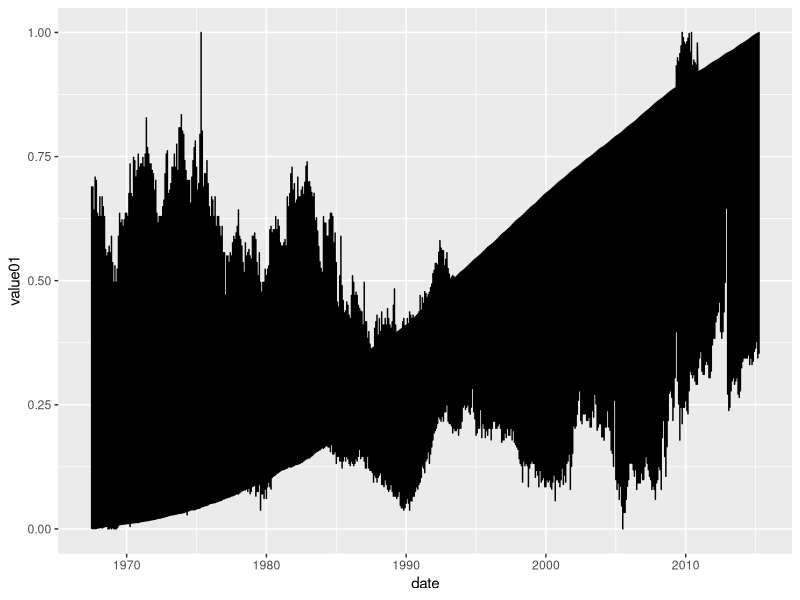

This chart was generated by the following R code: (Note: this script raises an error after producing the figure.)
## ---- chunk 1
install.packages('ggplot2')
## ---- chunk 2

library(ggplot2)
View(geom_bar)

## ---- chunk 3
data("CO2")
CO2
## ---- chunk 4


## ---- chunk 5

## ---- chunk 6


## ---- chunk 7

## ---- chunk 8


## ---- chunk 9


## ---- chunk 10


## ---- chunk 11
#run me
data("Indometh")
Indometh
## ---- chunk 12
data("economics_long")
ggplot(economics_long) +  
    geom_line(aes(x=date, y=value01))

## ---- chunk 13


## ---- chunk 14


## ---- chunk 15

## ---- chunk 16
data(mpg)
mpg
## ---- chunk 17

data("diamonds")


## ---- chunk 18



## ---- chunk 19
data(mpg)

## ---- chunk 20

## ---- chunk 21

## ---- chunk 22
data("ToothGrowth")
ToothGrowth
## ---- chunk 23

  
## ---- chunk 24

## ---- chunk 25

  
## ---- chunk 26

## ---- chunk 27

## ---- chunk 28
install.packages('tidyverse')
## ---- chunk 29
library(tidyverse)
## ---- chunk 30
mu <- 2
si <- 0.6
hospital_data <- data.frame( ICU  =  c(rnorm(1000, -mu, si), rnorm(1000, mu, si)), 
                         ER  = runif(1000, -4, 4),
                         Clinic   =  rnorm(2000, 0, si*4)) %>% 
    tidyr::pivot_longer(cols = ICU:Clinic, 'Hospital_location') %>% rename(age = 'value')

## ---- chunk 31

## ---- chunk 32

## ---- chunk 33



## ---- chunk 34

## ---- chunk 35


## ---- chunk 36

## ---- chunk 37

## ---- chunk 38

## ---- chunk 39

